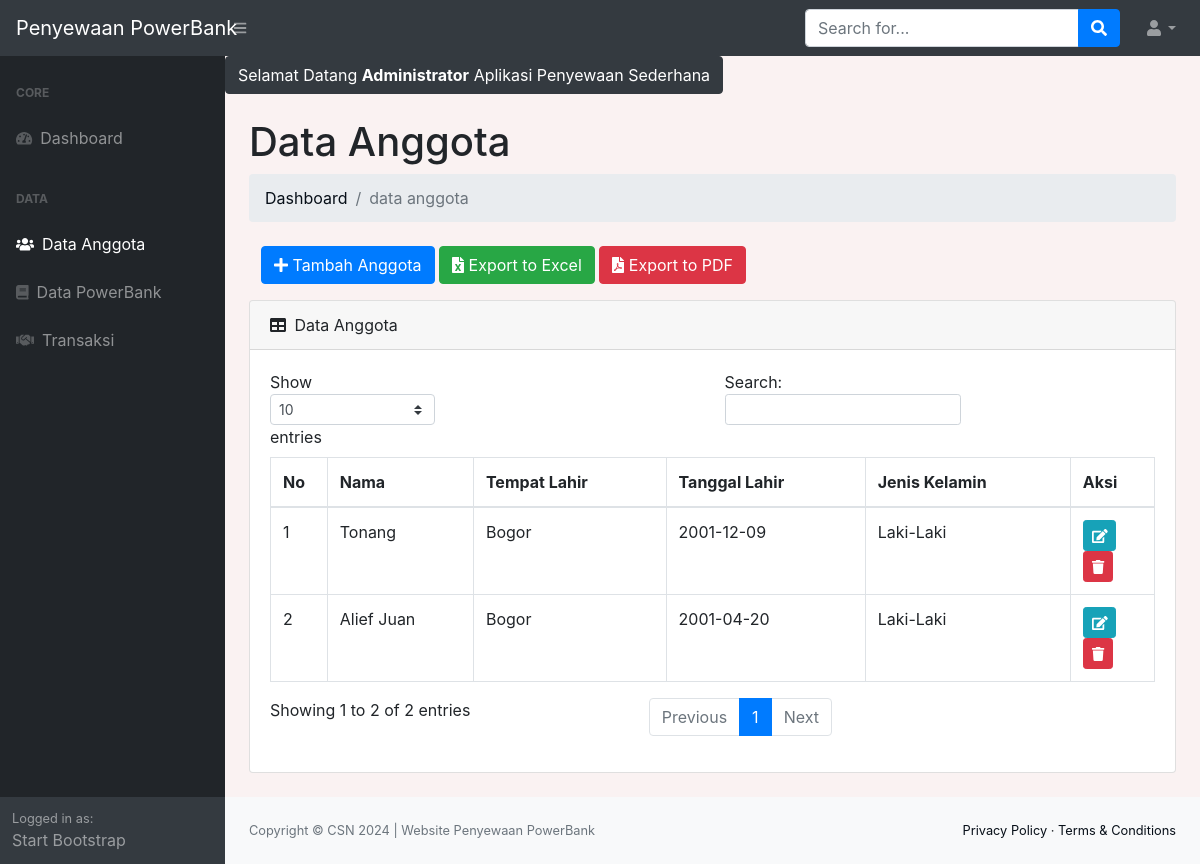
The app's page /index.php?p=anggota (signed in) with its own data.
### tables this page shows
CREATE TABLE `tb_anggota` (
  `id_anggota` int(11) NOT NULL,
  `tlp` varchar(13) NOT NULL,
  `nama_anggota` varchar(50) NOT NULL,
  `tempat_lahir` varchar(100) NOT NULL,
  `tgl_lahir` date NOT NULL,
  `jk` enum('L','P') NOT NULL
);

### anggota.php (the view)
<?php
$ambilAnggota = $conn->query("SELECT * FROM tb_anggota ORDER BY id_anggota DESC") or die(mysqli_error($conn));
?>
<h1 class="mt-4">Data Anggota</h1>
<ol class="breadcrumb mb-4">
    <li class="breadcrumb-item"><a href="index.php">Dashboard</a></li>
    <li class="breadcrumb-item active">data anggota</li>
</ol>
<div class="col-md-12">
    <a href="?p=anggota&aksi=tambah" class="btn btn-primary mb-3"><i class="fa fa-plus"></i> Tambah Anggota</a>
    <a href="./laporan/laporan_anggota_excel.php" target="_blank" class="btn btn-success mb-3"><i class="fa fa-file-excel"></i>
 Export to Excel</a>
 <a href="./laporan/laporan_anggota_pdf.php" target="_blank" class="btn btn-danger mb-3"><i class="fa fa-file-pdf"></i>
 Export to PDF</a>
</div>
<div class="card mb-4">
    <div class="card-header">
        <i class="fas fa-table mr-1"></i>
        Data Anggota
    </div>
    <div class="card-body">
        <div class="table-responsive">
            <table class="table table-bordered" id="dataTable" width="100%" cellspacing="0">
                <thead>
                    <tr>
                        <th>No</th>
                        <th>Nama</th>
                        <th>Tempat Lahir</th>
                        <th>Tanggal Lahir</th>
                        <th>Jenis Kelamin</th>
                        <th>Aksi</th>
                    </tr>
                </thead>
                <tbody>
                    <?php
                    $no = 1;
                    while ($pecahAnggota = $ambilAnggota->fetch_assoc()) {
                    $jk = ($pecahAnggota['jk'] == 'L') ? 'Laki-Laki' : 'Perempuan';
                    ?>
                    <tr>
                        <td><?= $no++; ?></td>
                        <td><?= $pecahAnggota['nama_anggota']; ?></td>
                        <td><?= $pecahAnggota['tempat_lahir']; ?></td>
                        <td><?= $pecahAnggota['tgl_lahir']; ?></td>
                        <td><?= $jk; ?></td>
                        <td>
                            <a href="?p=anggota&aksi=ubah&id=<?= $pecahAnggota['id_anggota']; ?>" class="btn btn-info btn-sm"><i class="fa fa-edit"></i></a>
                            <a href="?p=anggota&aksi=hapus&id=<?= $pecahAnggota['id_anggota']; ?>" class="btn btn-danger btn-sm"><i class="fa fa-trash" onclick="return confirm('Yakin ?')"></i></a>
                        </td>
                    </tr>
                    <?php } ?>
                </tbody>
            </table>
        </div>
    </div>
</div>

### records on screen
tb_anggota: nama_anggota "Tonang", tempat_lahir "Bogor", tgl_lahir "2001-12-09", jk "Laki-Laki"
tb_anggota: nama_anggota "Alief Juan", tempat_lahir "Bogor", tgl_lahir "2001-04-20", jk "Laki-Laki"

### other values on screen
$_SESSION['login']['nama'] "Administrator"
